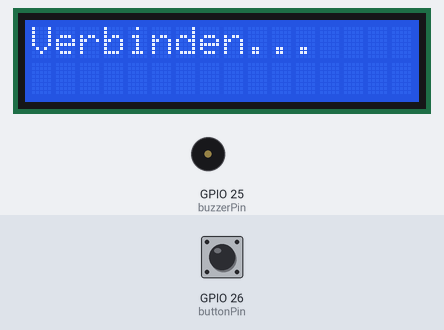
This sketch was run on a simulated ESP32. Parts: 16×2 character LCD, buzzer (waves = sounding, pin HIGH). The test bench sets the inputs (shaded band); at power-on: GPIO 26 (buttonPin) HIGH. WiFi joins after 1.5 s; servers stay silent unless stated; network time is answered at once with the bench clock; the local clock reads 2024-03-15 10:24:30 at power-on unless the sketch sets it; what the sketch prints to the serial monitor is not drawn.

Above: at 0.1 s.
At 2.7 s:
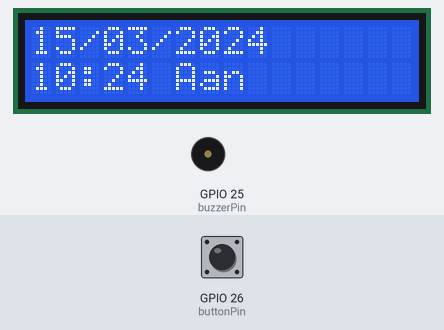
2.8 s: GPIO 26 (buttonPin) pulled LOW for 3.2 s
At 6.1 s:
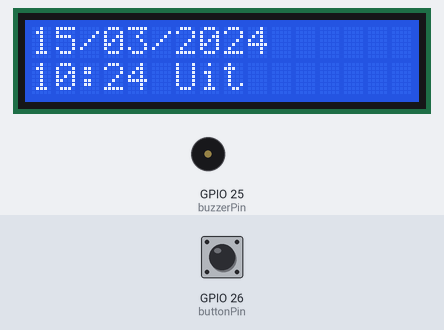
Timing chart, 0 to 7.6 s (numbered marks = the images above; inputs shaded):
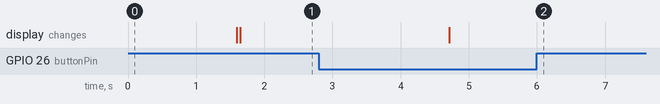

Measured:
- after the input at 2.8 s, the display: changes after 1.9 s (image 2)

The sketch:

DIY_Clock.ino
```cpp
#include <Wire.h>
#include <LiquidCrystal_I2C.h>
#include <WiFi.h>
#include <NTPClient.h>
#include <WiFiUdp.h>
#include <TimeLib.h>
#include <Timezone.h>

// LCD configuratie
LiquidCrystal_I2C lcd(0x27, 16, 2);

// Wi-Fi gegevens
const char* ssid = "JOUW_WIFI_NAAM";
const char* password = "JOUW_WIFI_WACHTWOORD";

// NTP Client configuratie
WiFiUDP ntpUDP;
NTPClient ntpClient(ntpUDP, "pool.ntp.org", 0, 60000);

// Tijdzone voor België
TimeChangeRule CEST = {"CEST", Last, Sun, Mar, 2, 120};
TimeChangeRule CET = {"CET", Last, Sun, Oct, 3, 60};
Timezone belgiumTZ(CEST, CET);

// Alarm instellingen
int alarmHour = 6;
int alarmMinute = 45;
bool alarmEnabled = true;

// Pin configuratie
const int buzzerPin = 25;
const int buttonPin = 26;

// Debounce variabelen voor knop
bool lastButtonState = LOW;
bool currentButtonState = LOW;
unsigned long lastDebounceTime = 0;
const unsigned long debounceDelay = 50;

// Seriële logging interval
unsigned long lastSerialPrint = 0;
const unsigned long serialInterval = 5000;

void setup() {
  Serial.begin(115200);

  // LCD instellen
  lcd.begin();
  lcd.backlight();
  lcd.print("Verbinden...");

  // Wi-Fi verbinden
  WiFi.begin(ssid, password);
  while (WiFi.status() != WL_CONNECTED) {
    delay(500);
    Serial.print(".");
  }
  lcd.clear();
  lcd.print("WiFi Verbonden");

  // Start NTP Client
  ntpClient.begin();

  // Pins instellen
  pinMode(buzzerPin, OUTPUT);
  pinMode(buttonPin, INPUT_PULLUP);
}

void loop() {
  // Tijd bijwerken
  ntpClient.update();
  unsigned long epochTime = ntpClient.getEpochTime();
  TimeChangeRule* tcr;
  time_t localTime = belgiumTZ.toLocal(epochTime, &tcr);

  int currentHour = hour(localTime);
  int currentMinute = minute(localTime);
  int currentSecond = second(localTime);
  int currentDay = day(localTime);
  int currentMonth = month(localTime);
  int currentYear = year(localTime);

  // Knopstatus controleren
  checkButton();

  // LCD-update
  lcd.clear();
  lcd.setCursor(0, 0);
  lcd.print(formatDate(currentDay, currentMonth, currentYear));
  lcd.setCursor(0, 1);
  lcd.print(formatTime(currentHour, currentMinute));
  lcd.print(alarmEnabled ? " Aan" : " Uit");

  // Alarm controleren
  if (alarmEnabled && currentHour == alarmHour && currentMinute == alarmMinute) {
    speelAlarm();
  }

  // Tijd loggen in seriële monitor
  if (millis() - lastSerialPrint >= serialInterval) {
    lastSerialPrint = millis();
    Serial.print("Tijd: ");
    Serial.println(formatTime(currentHour, currentMinute));
  }

  delay(1000);
}

void checkButton() {
  int reading = digitalRead(buttonPin);

  if (reading != lastButtonState) {
    lastDebounceTime = millis();
  }

  if ((millis() - lastDebounceTime) > debounceDelay) {
    if (reading != currentButtonState) {
      currentButtonState = reading;
      if (currentButtonState == LOW) {
        alarmEnabled = !alarmEnabled;
      }
    }
  }
  lastButtonState = reading;
}

void speelAlarm() {
  for (int i = 0; i < 10; i++) {
    tone(buzzerPin, 1000);
    delay(500);
    noTone(buzzerPin);
    delay(500);
  }
}

String formatTime(int hour, int minute) {
  char timeString[6];
  sprintf(timeString, "%02d:%02d", hour, minute);
  return String(timeString);
}

String formatDate(int day, int month, int year) {
  char dateString[11];
  sprintf(dateString, "%02d/%02d/%04d", day, month, year);
  return String(dateString);
}
```
